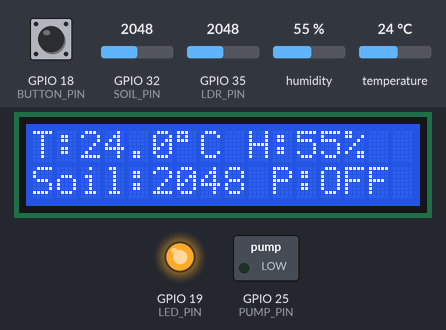
A sketch run on a simulated ESP32. Parts: 16×2 character LCD, switched loads named in the sketch (green lamp = pin HIGH), output pins drawn as LEDs (lit = HIGH). The inputs (shaded band) are chosen by the test bench; at power-on: GPIO 32 (SOIL_PIN) = 2048, GPIO 35 (LDR_PIN) = 2048, GPIO 18 (BUTTON_PIN) HIGH, humidity 55 %, temperature 24 °C. WiFi joins after 1.5 s; servers stay silent unless stated; what the sketch prints to the serial monitor is not drawn.

Above: at 3.8 s.
3.9 s: GPIO 32 (SOIL_PIN) set to 3170
At 5.2 s:
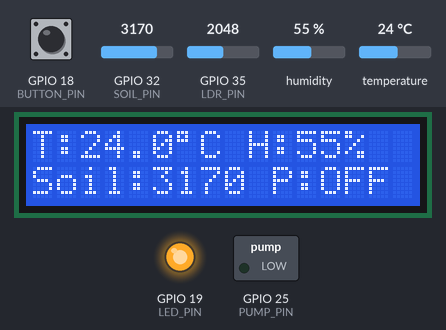
6.1 s: GPIO 32 (SOIL_PIN) set to 3245
At 7.5 s:
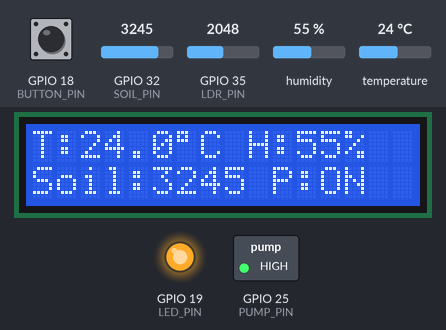
8.4 s: GPIO 35 (LDR_PIN) set to 1049
10.1 s: GPIO 35 (LDR_PIN) set to 949
At 11.8 s:
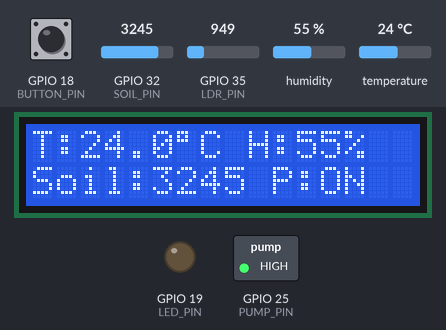
12.4 s: GPIO 32 (SOIL_PIN) set to 3160
At 14.1 s:
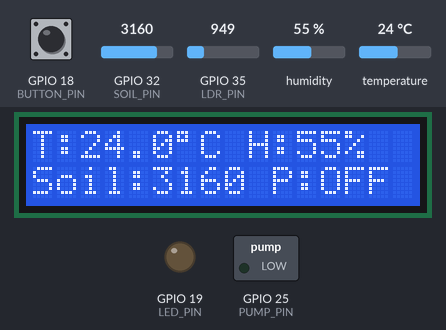
14.4 s: GPIO 32 (SOIL_PIN) set to 1046
At 16.0 s:
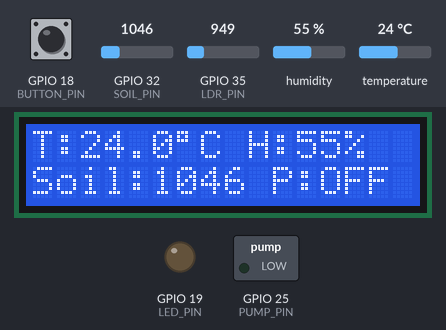
16.4 s: GPIO 32 (SOIL_PIN) set to 953
At 17.5 s:
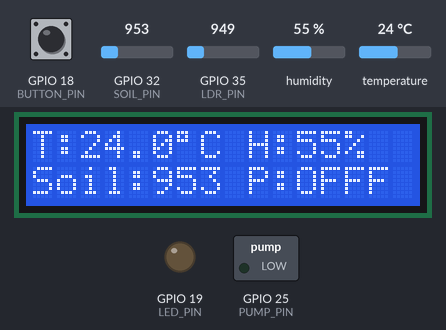
Timing chart, 0 to 19.4 s (numbered marks = the images above; inputs shaded):
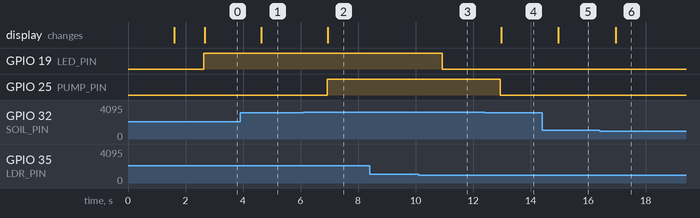

The sketch:

autosystem.ino
```cpp
#include <WiFi.h>
#include <Firebase_ESP_Client.h>
#include <Wire.h>
#include <LiquidCrystal_I2C.h>
#include <DHT.h>

// Firebase Addons
#include "addons/TokenHelper.h"
#include "addons/RTDBHelper.h"

// WiFi
#define WIFI_SSID "N/A"
#define WIFI_PASSWORD "11111111"

// Firebase
#define API_KEY "AIzaSyAmerwMllKGTowx3aMVfIUlr7aeYCiNBWs"
#define DATABASE_URL "https://final-project-esp32-e3bdf-default-rtdb.asia-southeast1.firebasedatabase.app/"

// Firebase instances
FirebaseData fbdo;
FirebaseAuth auth;
FirebaseConfig config;
bool signupOK = false;

// LCD
LiquidCrystal_I2C lcd(0x27, 16, 2);

// Sensor config
#define DHTPIN 14
#define DHTTYPE DHT11
DHT dht(DHTPIN, DHTTYPE);
#define LDR_PIN    35
#define SOIL_PIN   32

// I/O pins
#define LED_PIN     19
#define PUMP_PIN    25
#define BUTTON_PIN  18

// States
bool ledState = false;
bool pumpState = false;
bool manualMode = false;

// Debounce
bool lastButton = HIGH;
unsigned long lastDebounce = 0;
const unsigned long debounceDelay = 50;

// Timing
unsigned long lastSensorMillis = 0;
unsigned long lastFirebaseMillis = 0;
const unsigned long sensorInterval = 1000;
const unsigned long firebaseInterval = 5000;

void setup() {
  Serial.begin(115200);
  pinMode(LED_PIN, OUTPUT);
  pinMode(PUMP_PIN, OUTPUT);
  pinMode(BUTTON_PIN, INPUT_PULLUP);

  dht.begin();
  Wire.begin(21, 22);
  lcd.init(); lcd.backlight();
  lcd.setCursor(0, 0); lcd.print("Connecting...");

  WiFi.begin(WIFI_SSID, WIFI_PASSWORD);
  while (WiFi.status() != WL_CONNECTED) {
    delay(300); Serial.print(".");
  }
  lcd.clear(); lcd.print("WiFi Connected");

  config.api_key = API_KEY;
  config.database_url = DATABASE_URL;
  Firebase.begin(&config, &auth);
  Firebase.reconnectWiFi(true);

  if (Firebase.signUp(&config, &auth, "", "")) {
    signupOK = true;
    lcd.setCursor(0, 1); lcd.print("Firebase OK");
  } else {
    lcd.setCursor(0, 1); lcd.print("FB Error");
    while (true); // Stop here
  }

  delay(1000); lcd.clear();
}

void loop() {
  unsigned long now = millis();

  // Always read button for LED manual control
  int lightVal = analogRead(LDR_PIN);
  handleButton(lightVal);

  if (now - lastSensorMillis >= sensorInterval) {
    lastSensorMillis = now;
    float temp = dht.readTemperature();
    float hum = dht.readHumidity();
    int soil = analogRead(SOIL_PIN);

    controlLED(lightVal);
    controlPump(soil);

    updateLCD(temp, hum, soil, lightVal);
    debugSerial(temp, hum, soil, lightVal);
  }

  if (signupOK && Firebase.ready() && now - lastFirebaseMillis >= firebaseInterval) {
    lastFirebaseMillis = now;
    float temp = dht.readTemperature();
    float hum = dht.readHumidity();
    int soil = analogRead(SOIL_PIN);
    int light = analogRead(LDR_PIN);

    Firebase.RTDB.setFloat(&fbdo, "/sensor/temperature", temp);
    Firebase.RTDB.setFloat(&fbdo, "/sensor/humidity", hum);
    Firebase.RTDB.setInt(&fbdo, "/sensor/light", light);
    Firebase.RTDB.setInt(&fbdo, "/sensor/soil", soil);
    Firebase.RTDB.setBool(&fbdo, "/device/led", ledState);
    Firebase.RTDB.setBool(&fbdo, "/device/pump", pumpState);
  }
}

// ----- Functions -----
void handleButton(int lightVal) {
  static bool buttonPressed = false;
  int reading = digitalRead(BUTTON_PIN);

  if (reading == LOW && !buttonPressed) {
    buttonPressed = true;  // đánh dấu đã nhấn

    if (lightVal >= 1000 && lightVal <= 2000) {
      ledState = !ledState;
      manualMode = true;
      Serial.println("Manual toggle LED");
    }
  }

  if (reading == HIGH) {
    buttonPressed = false;  // reset để nhấn lần sau
  }
}


void controlLED(int lightVal) {
  if (lightVal > 2000) {
    manualMode = false;
    ledState = true;
  } else if (lightVal < 1000) {
    manualMode = false;
    ledState = false;
  }
  digitalWrite(LED_PIN, ledState);
}

void controlPump(int soilVal) {
  pumpState = soilVal >3200;
  digitalWrite(PUMP_PIN, pumpState ? HIGH : LOW); // LOW = ON if relay is active-low
}

void updateLCD(float temp, float hum, int soil, int light) {
  lcd.setCursor(0, 0);
  lcd.print("T:"); lcd.print(temp, 1); lcd.print((char)223); lcd.print("C ");
  lcd.print("H:"); lcd.print((int)hum); lcd.print("%");

  lcd.setCursor(0, 1);
  lcd.print("Soil:"); lcd.print(soil); lcd.print(" ");
  lcd.print(pumpState ? "P:ON " : "P:OFF");
}

void debugSerial(float t, float h, int s, int l) {
  Serial.printf("Temp: %.1f | Hum: %.1f | Soil: %d | Light: %d | LED: %s | Pump: %s\n",
                t, h, s, l, ledState ? "ON" : "OFF", pumpState ? "ON" : "OFF");
}
```

Measured:
- the behaviour switches between 3200 and 3201 on GPIO 32 (SOIL_PIN) (found by bisection; images 1 and 2)
- the behaviour switches between 1000 and 999 on GPIO 35 (LDR_PIN) (found by bisection; images 2 and 3)
- the behaviour switches between 1000 and 999 on GPIO 32 (SOIL_PIN) (found by bisection; images 5 and 6)
- after the input at 3.9 s, the display: changes after 0.74 s (image 1)
- after the input at 6.1 s, GPIO 25 (PUMP_PIN): LOW → HIGH after 0.82 s; the display: changes after 0.85 s (image 2)
- after the input at 8.4 s, every drawn part: stays the same
- after the input at 10.1 s, GPIO 19 (LED_PIN): HIGH → LOW after 0.82 s
- after the input at 12.4 s, GPIO 25 (PUMP_PIN): HIGH → LOW after 0.55 s; the display: changes after 0.58 s (image 4)
- after the input at 14.4 s, the display: changes after 0.55 s (image 5)
- after the input at 16.4 s, the display: changes after 0.55 s (image 6)
